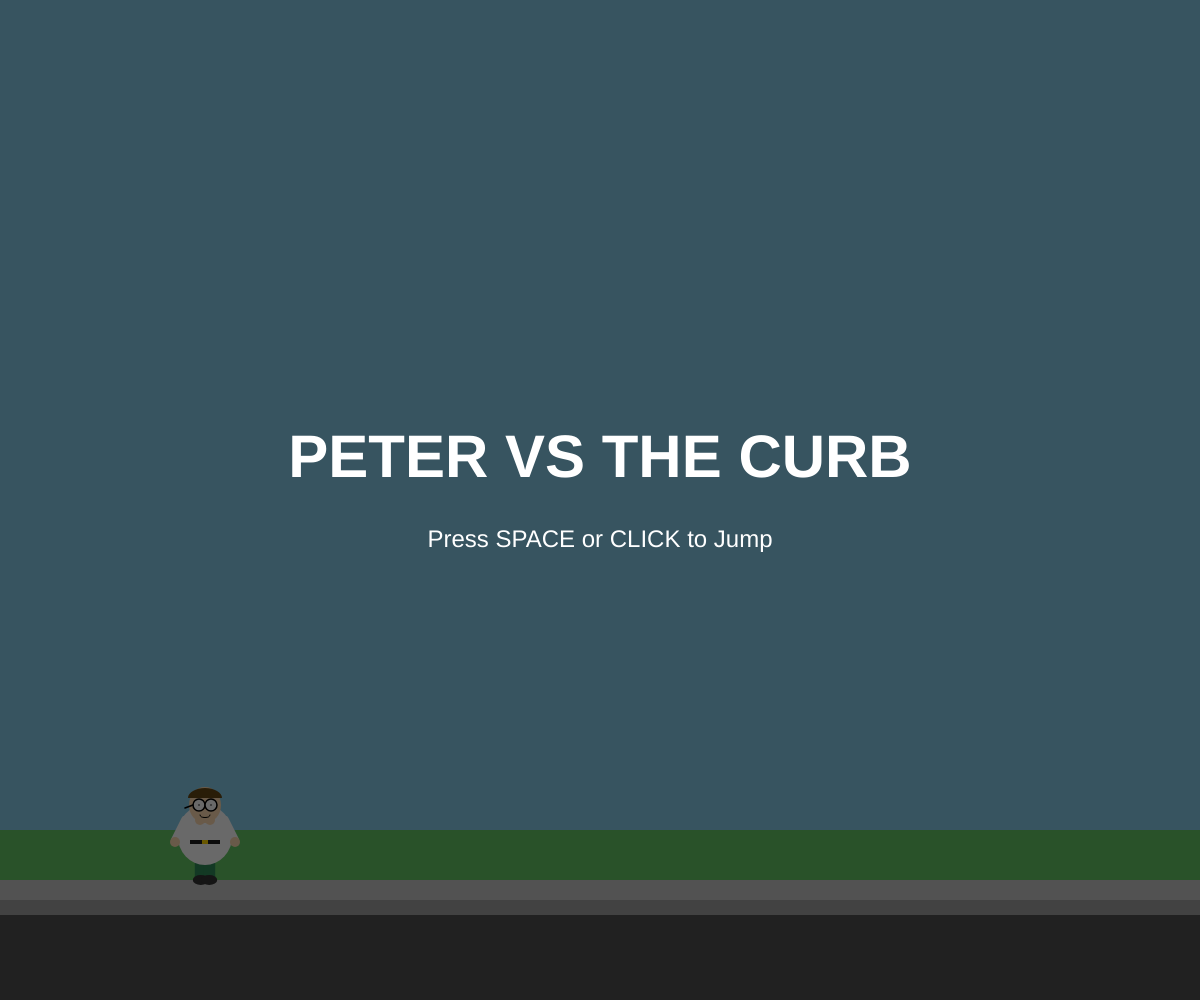
Frame 1 (no input)
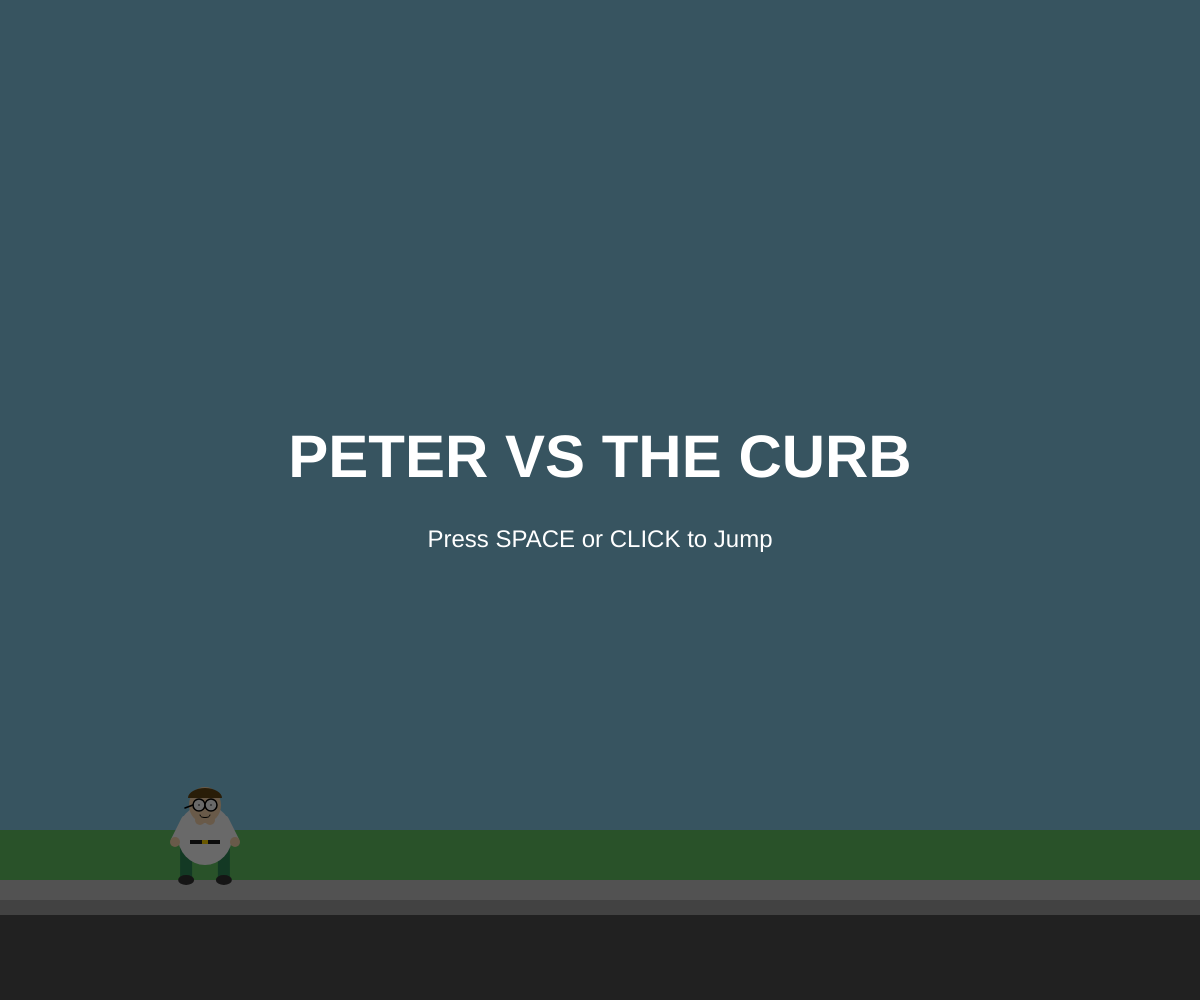
Frame 60 (no input)
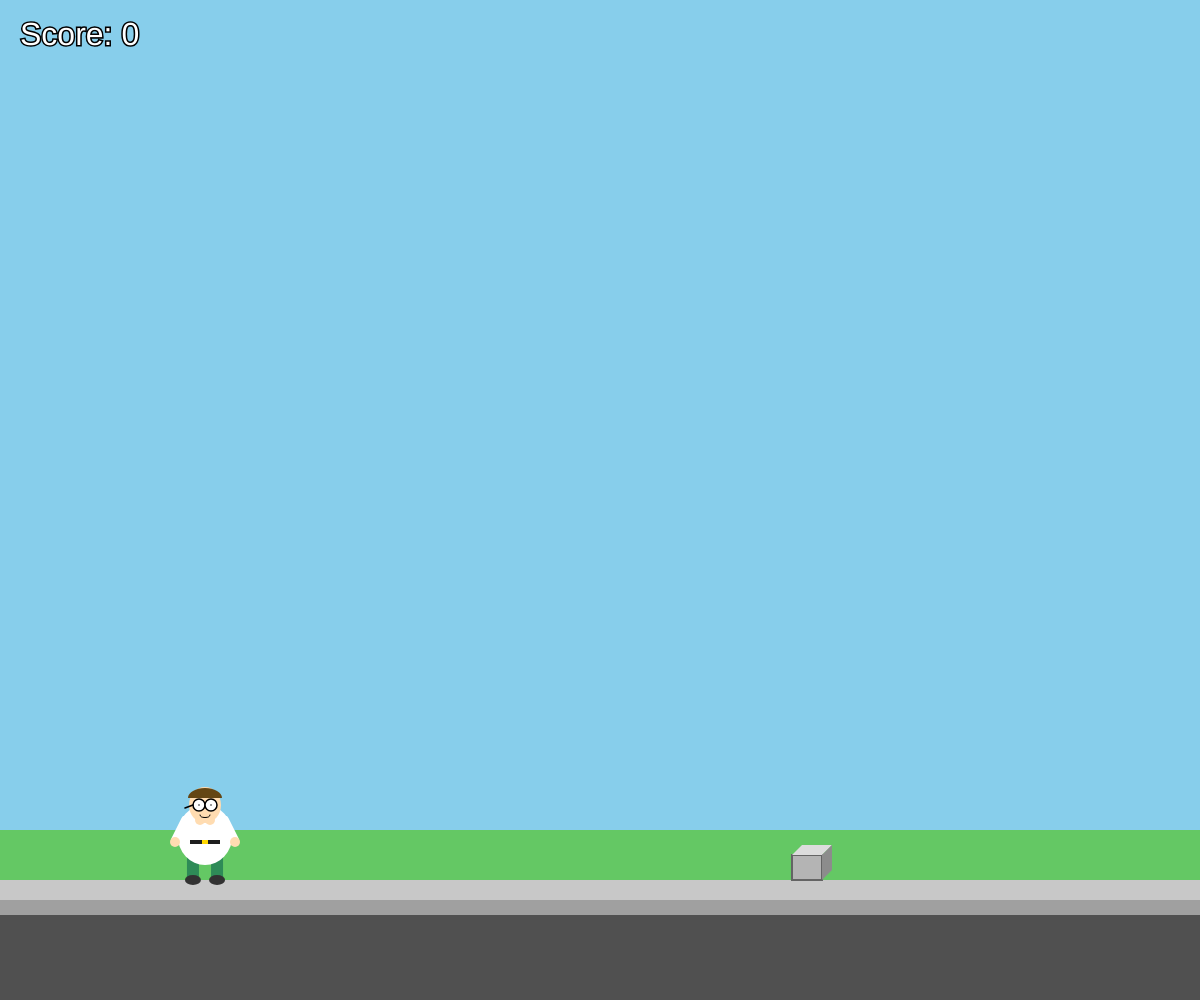
Frame 120 (the mouse pressed at the canvas centre since frame 60)

The p5.js sketch that drew these frames (run headless with seeded random() and noise() and a simulated clock; from frame 60 on, the mouse is pressed at the canvas centre):

// p5.js sketch
// ── sketch.js
let peter;
let curbs = [];
let gravity = 0.8;
let gameSpeed = 8;
let score = 0;
let gameState = 'START'; // START, PLAY, GAMEOVER
let groundY;
let hurtTimer = 0;

function setup() {
  createCanvas(windowWidth, windowHeight);
  groundY = height - 120;
  peter = new Peter();
}

function draw() {
  background(135, 206, 235); // Sky blue

  drawBackground();

  if (gameState === 'START') {
    peter.y = groundY - peter.h;
    peter.vy = 0;
    peter.show();
    drawUI("PETER VS THE CURB", "Press SPACE or CLICK to Jump");
  } else if (gameState === 'PLAY') {
    peter.update();
    peter.show();
    handleCurbs();
    drawScore();
  } else if (gameState === 'GAMEOVER') {
    peter.showHurt();
    for (let c of curbs) c.show();
    handleHurtAnimation();
  }
}

function drawBackground() {
  // Grass
  noStroke();
  fill(100, 200, 100);
  rect(0, groundY - 50, width, 50);

  // Road
  fill(80);
  rect(0, groundY, width, height - groundY);

  // Sidewalk (The path Peter runs on)
  fill(200);
  rect(0, groundY, width, 20);

  // Curb edge visual (Front of the sidewalk)
  fill(160);
  rect(0, groundY + 20, width, 15);
}

function drawUI(title, subtitle) {
  fill(0, 150);
  rect(0, 0, width, height);

  fill(255);
  textAlign(CENTER, CENTER);
  textSize(min(width / 10, 60));
  textStyle(BOLD);
  text(title, width / 2, height / 2 - 40);

  textSize(min(width / 20, 24));
  textStyle(NORMAL);
  text(subtitle, width / 2, height / 2 + 40);
}

function drawScore() {
  fill(255);
  stroke(0);
  strokeWeight(3);
  textSize(32);
  textAlign(LEFT, TOP);
  text(`Score: ${score}`, 20, 20);
}

function handleCurbs() {
  if (frameCount % 70 === 0 || (random(1) < 0.01 && frameCount % 30 !== 0)) {
     if (curbs.length === 0 || width - curbs[curbs.length-1].x > 350) {
        curbs.push(new Curb());
     }
  }

  for (let i = curbs.length - 1; i >= 0; i--) {
    curbs[i].update();
    curbs[i].show();

    if (curbs[i].hits(peter)) {
      gameState = 'GAMEOVER';
      hurtTimer = millis();
    }

    if (curbs[i].offscreen()) {
      curbs.splice(i, 1);
      score++;
      if(score % 5 === 0) gameSpeed += 0.5;
    }
  }
}

function handleHurtAnimation() {
  let elapsed = millis() - hurtTimer;

  stroke(0);
  strokeWeight(4);
  textAlign(CENTER, CENTER);
  textSize(min(width/8, 80));
  textStyle(BOLDITALIC);

  // Cycle "Sssss" and "Ahhhh"
  let cycle = elapsed % 3000;

  if (cycle < 1500) {
    fill(255, 50, 50);
    text("SSSSSS...", width / 2, height / 3);
  } else {
    fill(255, 255, 50);
    text("AHHHHH...", width / 2, height / 3);
  }

  if (elapsed > 1000) {
    noStroke();
    fill(255);
    textSize(24);
    textStyle(NORMAL);
    text("Click or Space to Restart", width / 2, height - 50);
  }
}

function mousePressed() {
  handleInput();
}

function keyPressed() {
  if (key === ' ') {
    handleInput();
  }
}

function handleInput() {
  if (gameState === 'START') {
    gameState = 'PLAY';
    resetGame();
  } else if (gameState === 'PLAY') {
    peter.jump();
  } else if (gameState === 'GAMEOVER') {
    if (millis() - hurtTimer > 1000) {
      gameState = 'START';
    }
  }
}

function resetGame() {
  score = 0;
  gameSpeed = 8;
  curbs = [];
  peter = new Peter();
}

function windowResized() {
  resizeCanvas(windowWidth, windowHeight);
  groundY = height - 120;
  if (peter) {
    if (peter.onGround) peter.y = groundY - peter.h;
  }
}

class Peter {
  constructor() {
    this.w = 50;
    this.h = 90;
    this.x = width * 0.15;
    this.y = groundY - this.h;
    this.vy = 0;
    this.jumpForce = -15;
    this.onGround = true;
  }

  jump() {
    if (this.onGround) {
      this.vy = this.jumpForce;
      this.onGround = false;
    }
  }

  update() {
    this.vy += gravity;
    this.y += this.vy;

    if (this.y > groundY - this.h) {
      this.y = groundY - this.h;
      this.vy = 0;
      this.onGround = true;
    }
  }

  show() {
    push();
    translate(this.x, this.y);

    noStroke();

    // Legs (Green Pants)
    fill(46, 139, 87);
    if (this.onGround) {
        // Walking animation
        let walk = sin(frameCount * 0.5) * 10;
        rect(10 + walk, 50, 12, 40);
        rect(28 - walk, 50, 12, 40);
        // Shoes
        fill(50);
        ellipse(16 + walk, 90, 16, 10);
        ellipse(34 - walk, 90, 16, 10);
    } else {
        // Jumping pose
        rect(10, 50, 12, 35);
        rect(28, 55, 12, 35);
        fill(50);
        ellipse(16, 85, 16, 10);
        ellipse(34, 90, 16, 10);
    }

    // Torso (White Shirt)
    fill(255);
    ellipse(25, 45, 55, 60); // Round belly
    rect(5, 45, 40, 10); // Shirt bottom

    // Belt
    fill(30);
    rect(10, 50, 30, 4);
    fill(255, 215, 0);
    rect(22, 50, 6, 4);

    // Head
    fill(255, 220, 177);
    ellipse(25, 15, 32, 36);

    // Chin
    ellipse(20, 30, 10, 10);
    ellipse(30, 30, 10, 10);

    // Mouth
    stroke(0);
    strokeWeight(1);
    noFill();
    arc(25, 25, 10, 5, 0, PI);

    // Glasses
    fill(255);
    stroke(0);
    strokeWeight(1.5);
    ellipse(19, 15, 12, 12);
    ellipse(31, 15, 12, 12);
    point(19, 15);
    point(31, 15);
    line(13, 15, 5, 18);

    // Hair
    noStroke();
    fill(100, 70, 20);
    arc(25, 8, 34, 20, PI, TWO_PI);

    // Arms
    stroke(255);
    strokeWeight(8);
    line(5, 30, -5, 50);
    line(45, 30, 55, 50);

    // Hands
    noStroke();
    fill(255, 220, 177);
    ellipse(-5, 52, 10, 10);
    ellipse(55, 52, 10, 10);

    pop();
  }

  showHurt() {
    push();
    translate(this.x, groundY);

    // Rocking pain animation
    let rock = sin(millis() * 0.008) * 0.1;
    rotate(rock);

    // Peter lying on ground
    translate(0, -20);

    noStroke();

    // Body
    fill(255);
    ellipse(0, 10, 60, 50);

    // Head
    push();
    translate(-35, 0);
    rotate(-0.2);
    fill(255, 220, 177);
    ellipse(0, 0, 32, 36);
    // Hair
    fill(100, 70, 20);
    arc(0, -7, 34, 20, PI, TWO_PI);
    // Glasses
    fill(255);
    stroke(0);
    strokeWeight(1);
    ellipse(-6, 0, 12, 12);
    ellipse(6, 0, 12, 12);
    // Open mouth
    fill(0);
    ellipse(0, 15, 10, 15);
    pop();

    // Legs
    noStroke();
    fill(46, 139, 87);

    // Leg on ground
    rect(20, 10, 40, 14);
    fill(50);
    ellipse(60, 17, 16, 10);

    // Leg held in pain
    push();
    translate(20, 10);
    rotate(-0.5);
    fill(46, 139, 87);
    rect(0, 0, 20, 14); // Thigh
    translate(20, 0);
    rotate(1.8);
    rect(0, 0, 20, 14); // Shin
    fill(50);
    ellipse(20, 7, 16, 10); // Shoe
    pop();

    // Arms holding knee
    stroke(255);
    strokeWeight(8);
    line(-10, 0, 30, -15); // Reaching arm

    noStroke();
    fill(255, 220, 177);
    ellipse(30, -15, 12, 12); // Hand

    pop();
  }
}

class Curb {
  constructor() {
    this.w = 30;
    this.h = 25;
    this.x = width;
    this.y = groundY - this.h;
  }

  update() {
    this.x -= gameSpeed;
  }

  show() {
    // Concrete Curb
    fill(180);
    stroke(100);
    strokeWeight(2);
    rect(this.x, this.y, this.w, this.h);

    // 3D effect
    noStroke();
    fill(220);
    quad(this.x, this.y, this.x + this.w, this.y, this.x + this.w + 10, this.y - 10, this.x + 10, this.y - 10);
    fill(140);
    quad(this.x + this.w, this.y, this.x + this.w + 10, this.y - 10, this.x + this.w + 10, this.y - 10 + this.h, this.x + this.w, this.y + this.h);
  }

  offscreen() {
    return this.x < -100;
  }

  hits(player) {
    // Simple AABB
    let px = player.x + 15; // Narrower hitbox for player
    let py = player.y;
    let pw = 20;
    let ph = player.h;

    return (px < this.x + this.w &&
            px + pw > this.x &&
            py + ph > this.y + 5); // +5 tolerance
  }
}
